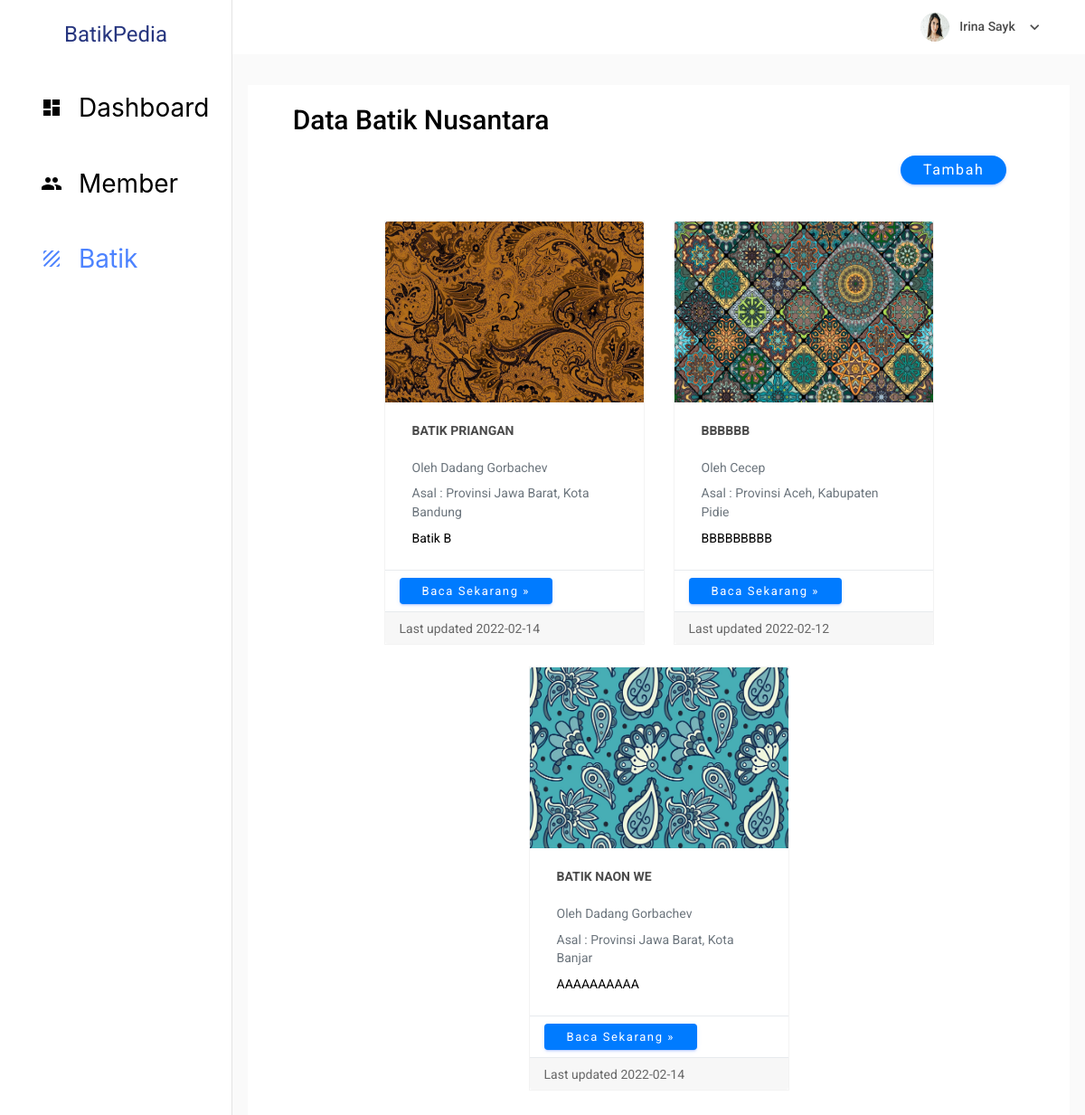
/public/dashboard/batik (signed in), run on the app's committed database.
### tables this page shows
CREATE TABLE `user` (
  `id_user` int(11) NOT NULL,
  `nama` varchar(25) DEFAULT NULL,
  `email` varchar(25) NOT NULL,
  `password` varchar(255) DEFAULT NULL,
  `hakAkses` enum('admin','member') DEFAULT NULL,
  `tgl_lahir` date DEFAULT NULL,
  `jk` enum('L','P') DEFAULT NULL,
  `profil` varchar(20) DEFAULT NULL
);

CREATE TABLE `batik` (
  `id_batik` int(11) NOT NULL,
  `id_user` int(11) NOT NULL,
  `provinsi_id` int(10) UNSIGNED NOT NULL,
  `kabupaten_kota_id` int(10) UNSIGNED NOT NULL,
  `nama_batik` varchar(40) DEFAULT NULL,
  `deskripsi` text DEFAULT NULL,
  `excerpt` text DEFAULT NULL,
  `created_at` date DEFAULT NULL,
  `last_modified` date DEFAULT NULL,
  `status` enum('1','0') DEFAULT NULL,
  `gambar` varchar(50) DEFAULT NULL
);

CREATE TABLE `provinsi` (
  `provinsi_id` int(10) UNSIGNED NOT NULL,
  `nama_prov` varchar(255) NOT NULL
);

CREATE TABLE `kabupaten_kota` (
  `kabupaten_kota_id` int(10) UNSIGNED NOT NULL,
  `provinsi_id` int(10) UNSIGNED NOT NULL,
  `nama_kab` varchar(255) NOT NULL
);

### app/core/Controller.php (called while the page is built, shortened)
<?php
class Controller{
    public function view($view, $data=[]){
        require_once '../app/views/' . $view . '.php';
    }
    public function model($model){
        return new $model;
    }
}

### app/controllers/Dashboard.php (called while the page is built, shortened)
<?php
class Dashboard extends Controller
{
    public function batik()
    {
        $data['judul'] = 'Batik';
        $data['user'] = $this->model('User_model')->getSingleUser($_SESSION['user_session']);
        $data['batik'] = $this->model('Batik_model')->getAllBatik();
        $data['provinsi'] = $this->model('Batik_model')->getProvinsi();
        $this->view('templates/sidebar', $data);
        $this->view('dashboard/batik', $data);
    }
}

### app/core/App.php (called while the page is built, shortened)
<?php
class App{
    protected $controller = 'Home';
    protected $method = 'index';
    protected $params = [];
    public function __construct()
    {
        $url = $this->parseURL();
        if(isset($url)){
            if (file_exists('../app/controllers/'.$url[0].'.php')){
                $this->controller = $url[0];
                unset($url[0]);
            }
            $this->controller = new $this->controller;
            if(isset($url[1])){
                if(method_exists($this->controller, $url[1])){
                    $this->method = $url[1];
                }
            }
        }else{
            require_once '../app/controllers/'. $this->controller . '.php';
            $this->controller = new $this->controller;
        }
        call_user_func_array([$this->controller, $this->method], $this->params);
    }
    public function parseURL()
    {
        if(isset($_GET['url'])){
            $url = rtrim($_GET['url'],'/');
            $url = filter_var($url,FILTER_SANITIZE_URL);
            $url = explode('/',$url);
            return $url;
        }
    }
}

### public/index.php (called while the page is built, shortened)
<?php
$app = new App;

### app/core/Database.php (called while the page is built, shortened)
<?php
class Database{
        private $dbhost = DB_HOST;
		private $dbname = DB_NAME;
		private $dbuser = DB_USER;
        private $dbpass = DB_PASS;
        private $dbh;
        private $stmt;
        public function __construct()
        {
            $dsn = "mysql:host=".$this->dbhost.";dbname=".$this->dbname."";
            $option = [
                PDO::ATTR_PERSISTENT => true,
                PDO::ATTR_ERRMODE => PDO::ERRMODE_EXCEPTION
            ];
            try{
                $this->dbh = new PDO($dsn, $this->dbuser,$this->dbpass, $option);
            } catch(PDOException $e) {
                echo '<strong>Mohon Maaf terjadi Kesalahan. Koneksi ke Database GAGAL.</strong><br>';
                die($e->getMessage());
            }
        }
        public function query($query)
        {
            $this->stmt = $this->dbh->prepare($query);
        }
        public function bind($param, $value, $type = null)
        {
            if(is_null($type)){
                switch(true){
                    default :
                    $type = PDO::PARAM_STR;
            }
        }
            $this->stmt->bindValue($param,$value,$type);
        }
        public function execute()
        {
            $this->stmt->execute();
        }
        public function resultSet()
        {
            $this->execute();
            return $this->stmt->fetchAll(PDO::FETCH_ASSOC);
        }
        public function single()
        {
            $this->execute();
            return $this->stmt->fetch(PDO::FETCH_ASSOC);
        }
}

### app/models/User_model.php (called while the page is built, shortened)
<?php
class User_model{
    private $db;
    public function __construct()
    {
        $this->db = new Database;
    }
    public function getSingleUser($id){
        $query = "SELECT * from user where id_user=:id_user";
        $this->db->query($query);
        $this->db->bind('id_user',$id);
        $this->db->execute();
        return $this->db->single();
    }
}

### app/models/Batik_model.php (called while the page is built, shortened)
<?php
class Batik_model {
    private $db;
    public function __construct()
    {
        $this->db = new Database;
    }
    public function getAllBatik(){
        $this->db->query("SELECT * FROM batik JOIN user USING(id_user) JOIN provinsi USING(provinsi_id) JOIN kabupaten_kota USING(kabupaten_kota_id) where status=:status");
        $this->db->bind('status','1');
        return $this->db->resultSet();
    }
    public function getProvinsi(){
        $this->db->query("SELECT * FROM provinsi");
        $this->db->execute();
        return $this->db->resultSet();
    }
}

### app/views/dashboard/batik.php (the view, shortened to what this page needs)
<div class="content-wrapper">
    <div class="row">
        <div class="col-md-12 stretch-card">
            <div class="card">
                <div class="card-body">
                    <div class="row">
                        <div class="col-md-12 grid-margin">
                            <div class="d-flex justify-content-between flex-wrap">
                                <div class="container-fluid">
                                    <div class="d-flex align-items-end flex-wrap">
                                        <div class="me-md-3 me-xl-5">
                                            <h2>Data Batik Nusantara</h2>
                                        </div>
                                    </div>
                                    <div class="container-fluid mt-3 mb-3">
                                        <div class="row">
                                            <div class="col-12 d-flex flex-row-reverse">
                                                <button type="button" class="btn btn-primary rounded-pill"
                                                    style="font-size: 12pt;" data-bs-toggle="modal"
                                                    data-bs-target="#modalTambah">Tambah</button>
                                            </div>
                                        </div>
                                    </div>
                                </div>
                                <div class="d-flex flex-wrap justify-content-center">
                                    <?php foreach ($data['batik'] as $batik) : ?>
                                    <div class="card border mx-3 mt-4" style="width: 18rem;">
                                        <img src="<?= BASEURL ?>/img/img_batik/<?=$batik['gambar'] ?>"
                                            class="card-img-top" alt="..." style="height: 200px;">
                                        <div class="card-body border-light">
                                            <h5 class="card-title"><?= $batik['nama_batik'] ?></h5>
                                            <p class="blog-post-meta text-secondary"> Oleh
                                                <?=$batik['nama'] ?> </p>
                                            <p class="blog-post-meta text-secondary">Asal : Provinsi
                                                <?=$batik['nama_prov']?>,
                                                <?=$batik['nama_kab'] ?> </p>
                                            <p class="card-text"><?=$batik['excerpt']?></p>
                                        </div>
                                        <div class="card-footer bg-white">
                                            <a href="<?= BASEURL ?>/dashboard/detail/<?= $batik['id_batik'] ?>"
                                                class="btn btn-primary">Baca
                                                Sekarang »</a>
                                        </div>
                                        <div class="card-footer">
                                            <small class="text-muted">Last updated <?=$batik['last_modified'];?></small>
                                        </div>
                                    </div>
                                    <?php endforeach ?>
                                </div>
                            </div>
                        </div>
                    </div>
                </div>
            </div>
        </div>
    </div>
</div>

### app/views/templates/sidebar.php (shortened to what this page needs)
<!DOCTYPE html>
<html lang="en">
<head>
    <link rel="stylesheet" href="<?= BASEURL ?>/vendors/mdi/css/materialdesignicons.min.css" />
    <link rel="stylesheet" href="<?= BASEURL ?>/vendors/base/vendor.bundle.base.css" />
    <link rel="stylesheet" href="<?= BASEURL ?>/vendors/datatables.net-bs4/dataTables.bootstrap4.css" />
    <link rel="stylesheet" href="<?= BASEURL ?>/css/style.css" />
</head>
<body>
    <div class="container-scroller">
        <nav class="navbar col-lg-12 col-12 p-0 fixed-top d-flex flex-row">
            <div class="navbar-brand-wrapper d-flex justify-content-center">
                <div class="navbar-brand-inner-wrapper d-flex justify-content-center align-items-center w-100">
                    <a class="navbar-brand brand-logo mt-3" href="<?= BASEURL ?>/dashboard/index">
                        BatikPedia
                    </a>
                </div>
            </div>
            <div class="navbar-menu-wrapper d-flex align-items-center justify-content-end">
                <ul class="navbar-nav navbar-nav-right">
                    <li class="nav-item nav-profile dropdown">
                        <a class="nav-link dropdown-toggle" href="#" data-bs-toggle="dropdown" id="profileDropdown">
                            <img src="<?= BASEURL ?>/img/<?= $data['user']['profil'] ?>" alt="profile"
                                class="img-fluid" />
                            <span class="nav-profile-name"><?= $_SESSION ? $data['user']['nama'] : "Nama" ?></span>
                        </a>
                    </li>
                </ul>
            </div>
        </nav>
        <div class="container-fluid page-body-wrapper">
            <nav class="sidebar sidebar-offcanvas" id="sidebar">
                <ul class="nav mt-2">
                    <li class="nav-item side">
                        <a class="nav-link" href="<?= BASEURL ?>/dashboard/index">
                            <i class="mdi mdi-24px mdi-view-dashboard menu-icon"></i>
                            <span class="menu-title cobacik" style="font-size: 28px;">Dashboard</span>
                        </a>
                    </li>
                    <?php if($data['user']['hakAkses']=='admin'):?>
                    <li class="nav-item side">
                        <a class="nav-link" href="<?= BASEURL ?>/dashboard/member">
                            <i class="mdi mdi-24px mdi-account-multiple menu-icon"></i>
                            <span class="menu-title" style="font-size: 28px;">Member</span>
                        </a>
                    </li>
                    <?php endif?>
                    <li class="nav-item side">
                        <a class="nav-link" href="<?= BASEURL ?>/dashboard/batik">
                            <i class="mdi mdi-24px mdi-texture menu-icon"></i>
                            <span class="menu-title" style="font-size: 28px;">Batik</span>
                        </a>
                    </li>
                </ul>
            </nav>
            <div class="main-panel">

### app/views/templates/sidebar.php (style rules this page uses)
body { font-family: 'Roboto', sans-serif; }
.nav { padding: 20px; }
.cobacik { color: white; }
.side { padding: 5px; margin-bottom: 10%; border-radius: 10px; }

### data on the page
user: profil (picture), nama "Irina Sayk"
batik: gambar (picture), nama_batik "BATIK PRIANGAN", user.nama "Dadang Gorbachev", provinsi.nama_prov "Jawa Barat", kabupaten_kota.nama_kab "Kota Bandung", excerpt "Batik B", last_modified "2022-02-14"
batik: gambar (picture), nama_batik "BBBBBB", user.nama "Cecep", provinsi.nama_prov "Aceh", kabupaten_kota.nama_kab "Kabupaten Pidie", excerpt "BBBBBBBBB", last_modified "2022-02-12"
batik: gambar (picture), nama_batik "BATIK NAON WE", user.nama "Dadang Gorbachev", provinsi.nama_prov "Jawa Barat", kabupaten_kota.nama_kab "Kota Banjar", excerpt "AAAAAAAAAA", last_modified "2022-02-14"
